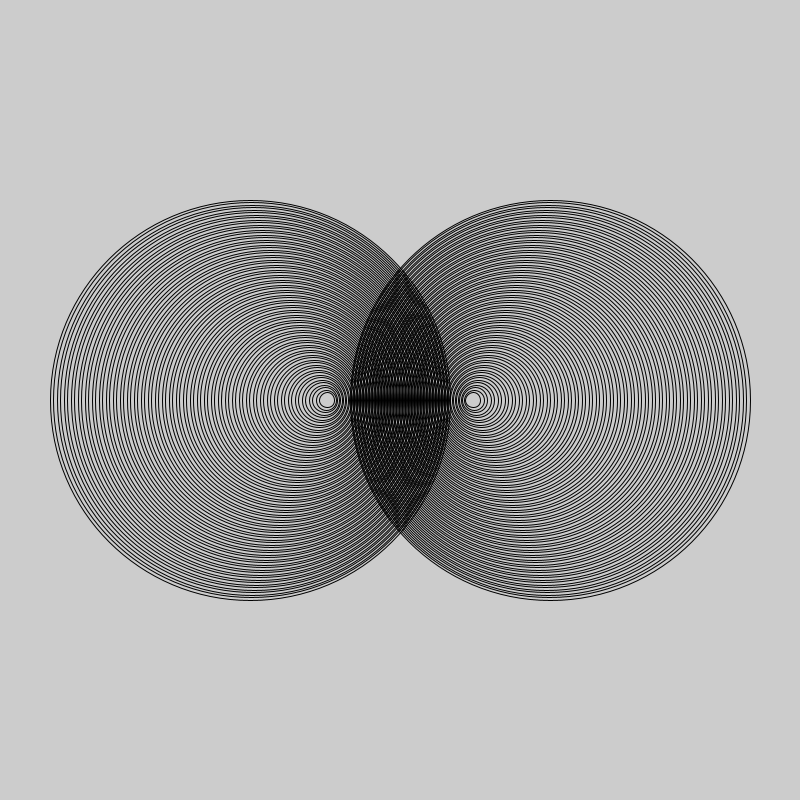
Frame 1 (no input)
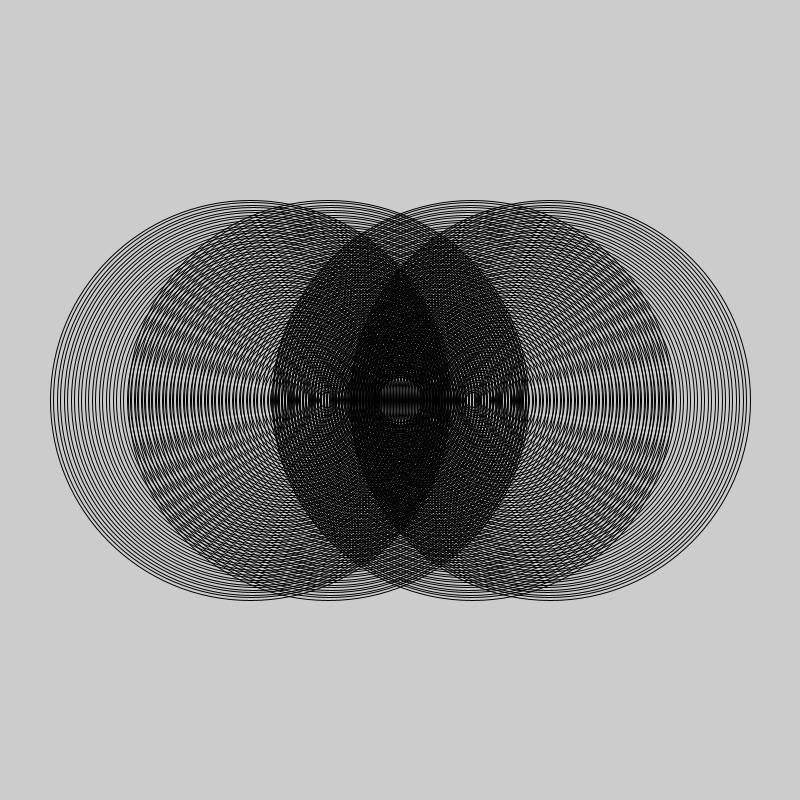
Frame 60 (the mouse pressed at the canvas centre just before this capture)
Frame 120 (the mouse held since frame 60 and released just before this capture): identical to frame 60, image omitted

The Processing sketch that drew these frames (run headless with seeded random() and noise(); from frame 60 on, the mouse is pressed at the canvas centre):

// Processing sketch: amazingrings
// ── amazingrings.pde
void setup(){
 size(800,800); 
}
int x=250;
int a=550;

void draw(){
for(int i=400;i>10;i-=5){
 if(x<400){
   noFill();
 ellipse(x++,400,i,i);
 ellipse(a--,400,i,i);
  }
  else if(x>400){
    noFill();
   ellipse(x--,400,i,i);
   ellipse(a++,400,i,i);
  }
  }
}
